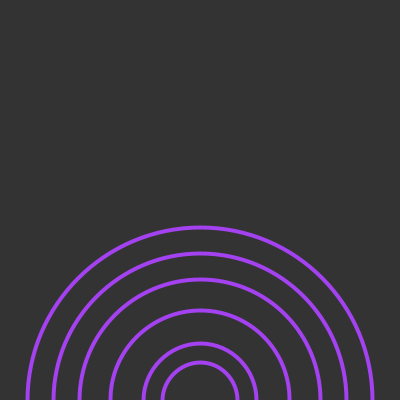
Frame 1 (no input)
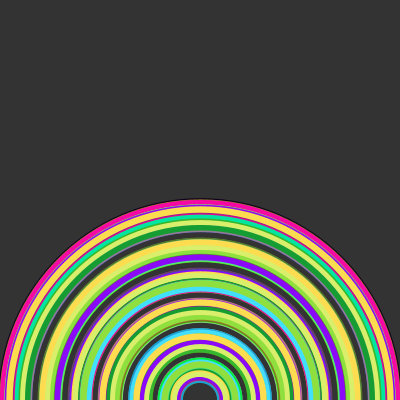
Frame 60 (the mouse pressed at the canvas centre just before this capture)
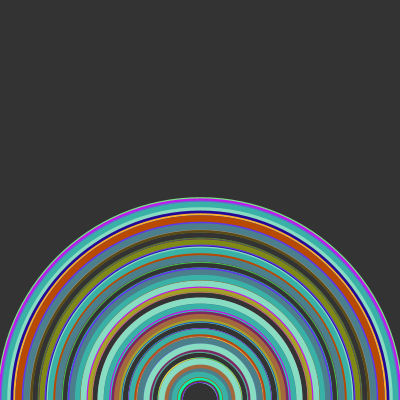
Frame 120 (the mouse held since frame 60 and released just before this capture)

The Processing sketch that drew these frames (run headless with seeded random() and noise(); from frame 60 on, the mouse is pressed at the canvas centre):

// Processing sketch: processing_65322
// ── processing_65322.pde

float rs1;
float rs2;
float rs3;
float rs4;
float rs5;
float rs6;

void setup()
{
  size(400,400);
  smooth();
  noFill();
  background(51);
}

void draw()
{
  stroke(random(255),random(255),random(255));
  strokeWeight(random(3,7));
  rs1 = random(40,80);
  rs2 = random(100,140);
  rs3 = random(160,200);
  rs4 = random(220,260);
  rs5 = random(280,320);
  rs6 = random(340,400);
  ellipse(200,400,rs1,rs1);
  ellipse(200,400,rs2,rs2);
  ellipse(200,400,rs3,rs3);
  ellipse(200,400,rs4,rs4);
  ellipse(200,400,rs5,rs5);
  ellipse(200,400,rs6,rs6);
}
